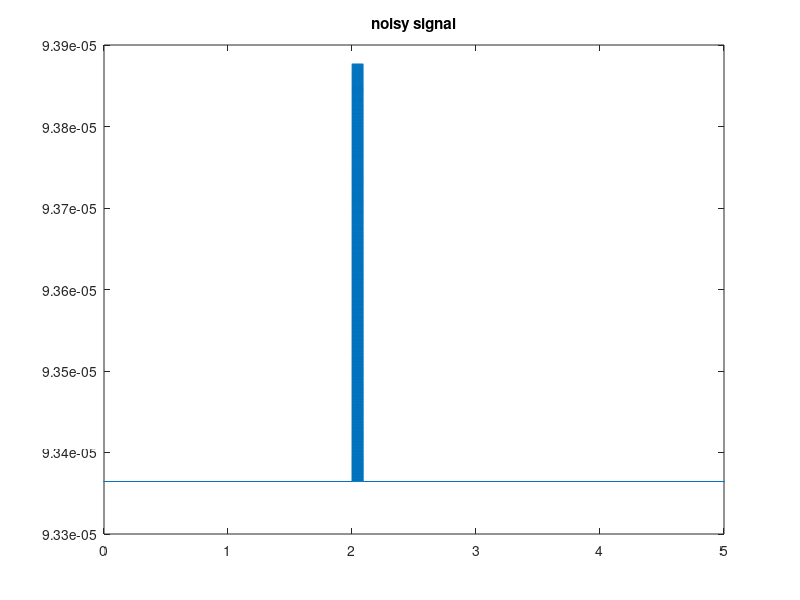
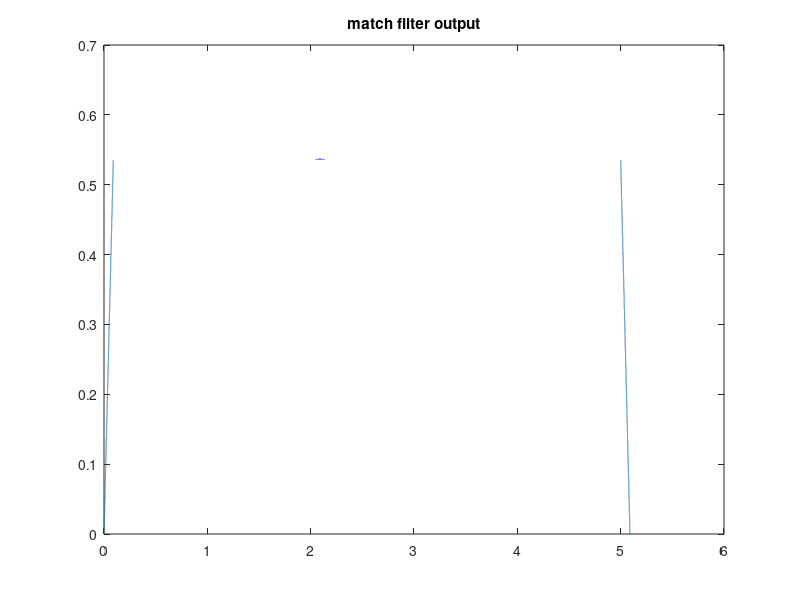

Here is the MATLAB script that generated these plots, in order:
clc
clear all;
close all;
    
el_length=10e-6;
h=10e-6;
l=0.25e-6:0.25e-6:el_length/2;

sep= 15e-6; 
A= 30e-6*l(1);
resistivity= 1.176; %NaCl solution resistivity

for i=1:length(h)
    for j=1:length(l)
        a= (sep/2) +l(j);
        b= (j^5)*l(j)/250000;
        if b>h(i)
           break
        end
        L(j)=(pi/2)*(3*(a+b)-sqrt((3*a+b)*(a+3*b)));
        R(j)= resistivity*L(j)/A;
    end
    
    Rp(1)=R(1);

    for k=1:j-2
        Rp(k+1)=Rp(k)*R(k+1)/(Rp(k)+R(k+1));
    end
    Res(i)= Rp(j-1);
end

Res 

    fs=100000; %sampling frequency
    Q=0.03; %flow rate
    
    
    p= 20; %number of peaks
    Vin=1;
    
    k1= 0.00027; %proportionality constant
    period= k1/Q;
    f=1/period; %frequency of signal
    t1= 0:1/fs:5;
    pulse_shape= ones(1,length(t1))*0;
    noise= 2e-12*sqrt(f);
    
    
    
    
            R=Res/p;
            A=30e-6*h;
            D= 2*sqrt(A/pi); %diameter of the channel
        
            d= 3e-6; %particle size
             
            I=Vin/R;
            resistivity= 99.824; % 0.1M NaCl solution resistivity
            r= -4*resistivity*d^3/(pi*D^4);
            delI= abs((r/Res^2)*Vin);
    
            t = 0:1/fs:(period/2)*p; %duration of signal
            signal_filter= abs(sin(2*pi*f*t));
         
            I2= ones(1,length(t1))*I;
        
            for k=1:length(t)
                pulse_shape(k+2*fs)= abs(sin(2*pi*f*t(k))*delI);
            end
   
            signal= I2+pulse_shape;
    
            noisy_signal= signal + noise*randn(1, length(t1));

            figure
            plot(t1,noisy_signal);
            title('noisy signal');
    
            t2= 0:1/fs:5+(period/2)*p;
            C=conv(noisy_signal,signal_filter);
            figure
            plot(t2,C);
            title('match filter output');
            
            t3 = 1.5:1/fs:3.5;
            for k=1:length(t3)
                C_truncated(k)= C(1.5*fs+k-1);
            end
        
            t4 = 1.5:1/fs:2;
            for k=1:length(t4)
                C_baseline(k)= C(1.5*fs+k-1);
            end
        
            M= mean(C_baseline);
            maximum_signal = max(C_truncated);
            power_noise = var(C_baseline);
            peak_amplitude = maximum_signal - M;
            
            SNR = 10*log10((peak_amplitude)^2/power_noise)